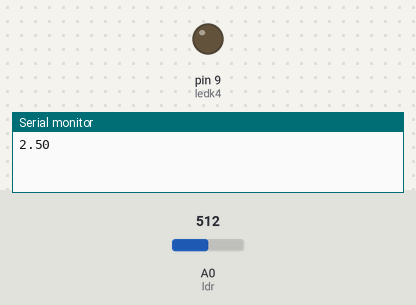
Recording of a sketch running on a simulated Arduino Uno, built with avr-gcc and run on an emulated ATmega328P. Parts: output pins drawn as LEDs (lit = HIGH), the last lines printed to the serial monitor. Inputs (shaded band) come from the test bench; at power-on: A0 (ldr) = 512.

Above: at 0.1 s.
At 0.6 s:
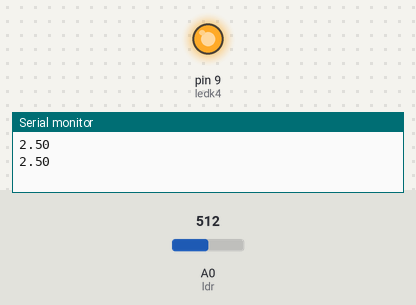
Timing chart, 0 to 2.1 s (numbered marks = the images above):
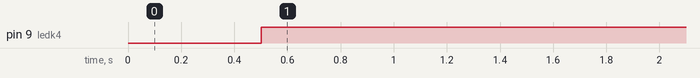

The sketch:

LDR_With_Relay_LED.ino
```cpp
#define ldr A0
#define led 13
float value=0;
#define ledk4 9
void setup()
{
  Serial.begin(9600);
  pinMode(ldr,INPUT);
  pinMode(ledk4,OUTPUT);
}

void loop()
{
  value=analogRead(ldr);
  value= (value/1023)*5;
  Serial.println(value);
  delay(500);
  if(value>1.0)
   digitalWrite(ledk4,1);
  else
    digitalWrite(ledk4,0);
}
```

Measured:
- by itself, pin 9 (ledk4): LOW → HIGH at 0.50 s
